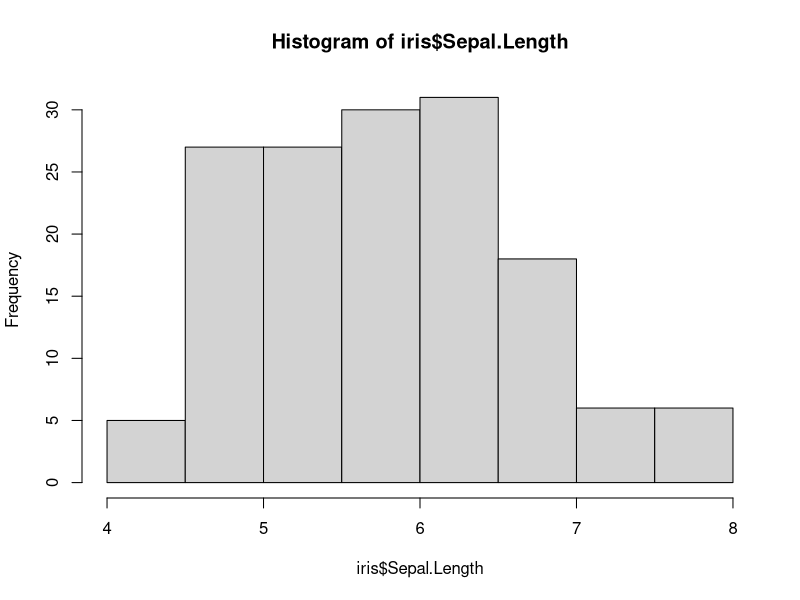
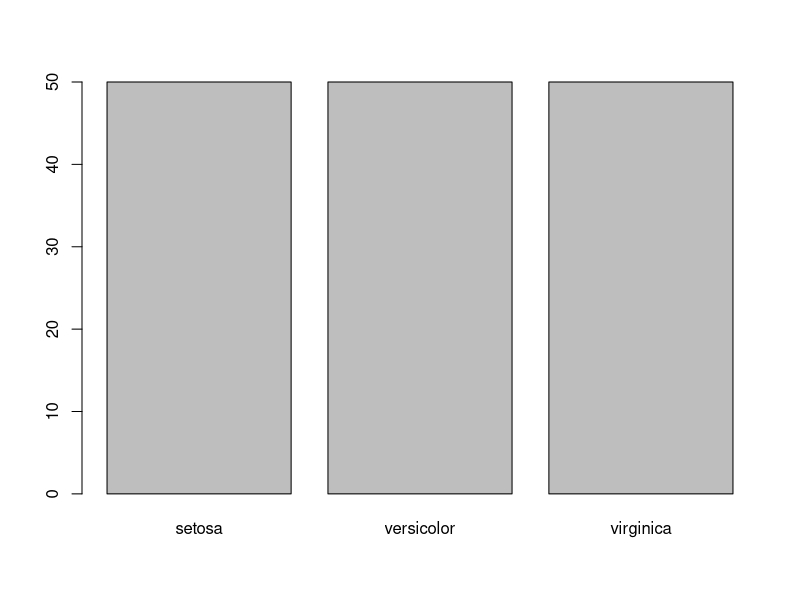
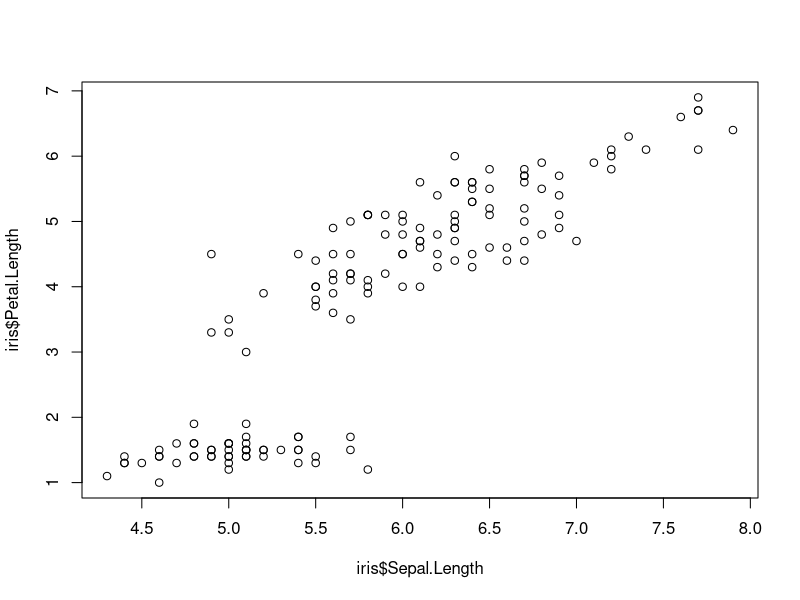

Source code (R) for these figures, in order:
3+5
10-3
2*3
100/20
(12+34-56)*78/90

x<-2
y<-3+4
z<-x+y
z

floor(1.999)
x<-sqrt(4)
x
y<-sqrt(x)
y

x<-c(2,3,5,7,11)
sqrt(x)
mean(x)

x<-c(2,4,9,5,3)
sort(x)
sort(x,decreasing = TRUE)

data(iris)

hist(iris$Sepal.Length)
plot(iris$Species)

cor(iris$Sepal.Length,iris$Petal.Length)
plot(iris$Sepal.Length,iris$Petal.Length)
